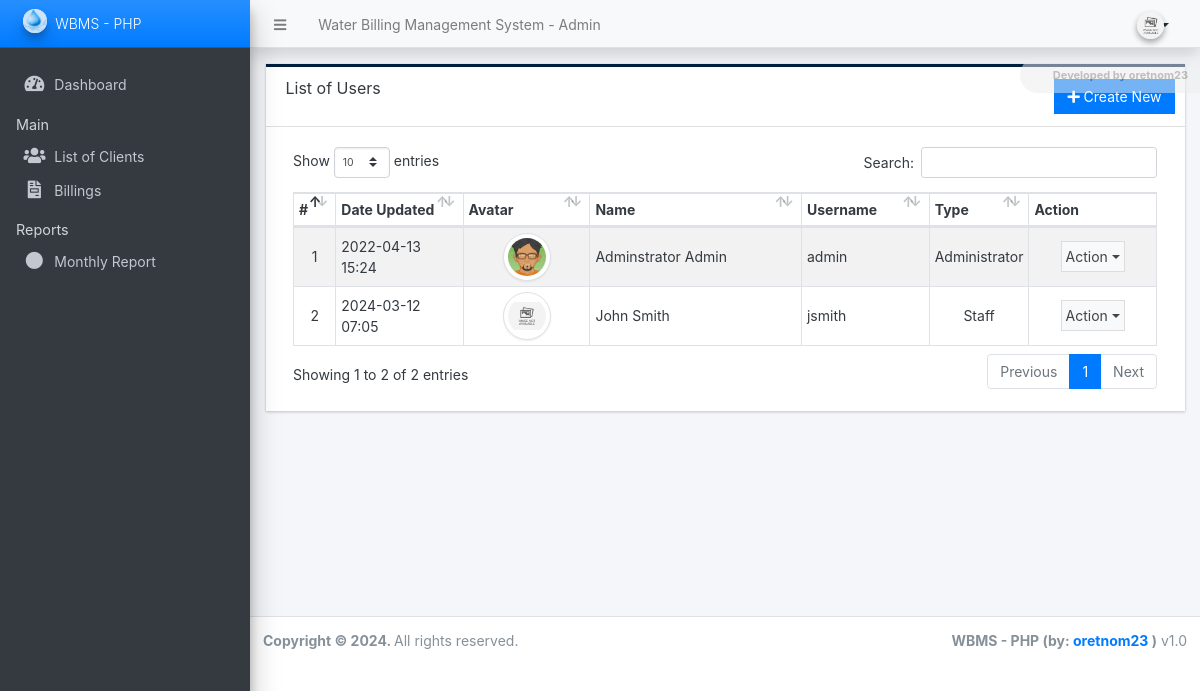
The app's page /admin/?page=user/list with its own data.
### tables this page shows
CREATE TABLE `users` (
  `id` int(50) NOT NULL,
  `firstname` varchar(250) NOT NULL,
  `middlename` text DEFAULT NULL,
  `lastname` varchar(250) NOT NULL,
  `username` text NOT NULL,
  `password` text NOT NULL,
  `avatar` text DEFAULT NULL,
  `last_login` datetime DEFAULT NULL,
  `type` tinyint(1) NOT NULL DEFAULT 0,
  `date_added` datetime NOT NULL DEFAULT current_timestamp(),
  `date_updated` datetime DEFAULT current_timestamp() ON UPDATE current_timestamp()
);

### classes/DBConnection.php (called while the page is built, shortened)
<?php
class DBConnection{
    private $host = DB_SERVER;
    private $username = DB_USERNAME;
    private $password = DB_PASSWORD;
    private $database = DB_NAME;
    public $conn;
    public function __construct(){
        if (!isset($this->conn)) {
            $this->conn = new mysqli($this->host, $this->username, $this->password, $this->database);
        }
    }
}
?>

### classes/SystemSettings.php (called while the page is built, shortened)
<?php
class SystemSettings extends DBConnection{
	function userdata($field = ''){
		if(!empty($field)){
			if(isset($_SESSION['userdata'][$field]))
				return $_SESSION['userdata'][$field];
			else
				return null;
		}else{
			return false;
		}
	}
}
$_settings = new SystemSettings();
?>

### config.php (called while the page is built, shortened)
<?php
require_once('classes/DBConnection.php');
require_once('classes/SystemSettings.php');
function validate_image($file){
	if(!empty($file)){
        $ex = explode("?",$file);
        $file = $ex[0];
        $ts = isset($ex[1]) ? "?".$ex[1] : '';
		if(is_file(base_app.$file)){
			return base_url.$file.$ts;
		}else{
			return base_url.'dist/img/no-image-available.png';
		}
	}else{
		return base_url.'dist/img/no-image-available.png';
	}
}
?>

### admin/user/list.php (the view, shortened to what this page needs)
<div class="card card-outline rounded-0 card-navy">
	<div class="card-header">
		<h3 class="card-title">List of Users</h3>
		<div class="card-tools">
			<a href="./?page=user/manage_user" id="create_new" class="btn btn-flat btn-primary"><span class="fas fa-plus"></span>  Create New</a>
		</div>
	</div>
	<div class="card-body">
        <div class="container-fluid">
			<table class="table table-hover table-striped table-bordered" id="list">
				<colgroup>
					<col width="5%">
					<col width="15%">
					<col width="15%">
					<col width="25%">
					<col width="15%">
					<col width="10%">
					<col width="15%">
				</colgroup>
				<thead>
					<tr>
						<th>#</th>
						<th>Date Updated</th>
						<th>Avatar</th>
						<th>Name</th>
						<th>Username</th>
						<th>Type</th>
						<th>Action</th>
					</tr>
				</thead>
				<tbody>
					<?php
					$i = 1;
						$qry = $conn->query("SELECT *, concat(firstname,' ', lastname) as `name` from `users` where id != '{$_settings->userdata('id')}' order by concat(firstname,' ', lastname) asc ");
						while($row = $qry->fetch_assoc()):
					?>
						<tr>
							<td class="text-center"><?php echo $i++; ?></td>
							<td><?php echo date("Y-m-d H:i",strtotime($row['date_updated'])) ?></td>
							<td class="text-center">
                                <img src="<?= validate_image($row['avatar']) ?>" alt="" class="img-thumbnail rounded-circle user-avatar">
                            </td>
							<td><?php echo $row['name'] ?></td>
							<td><?php echo $row['username'] ?></td>
							<td class="text-center">
                                <?php if($row['type'] == 1): ?>
                                    Administrator
                                <?php elseif($row['type'] == 2): ?>
                                    Staff
                                <?php else: ?>
									N/A
                                <?php endif; ?>
                            </td>
							<td align="center">
								 <button type="button" class="btn btn-flat p-1 btn-default btn-sm dropdown-toggle dropdown-icon" data-toggle="dropdown">
				                  		Action
				                  </button>
							</td>
						</tr>
					<?php endwhile; ?>
				</tbody>
			</table>
		</div>
	</div>
</div>

### admin/user/list.php (style rules this page uses)
.user-avatar { width:3rem; height:3rem; object-fit:scale-down; object-position:center center; }

### records on screen
users: date_updated "2022-04-13 15:24", avatar (picture), name "Adminstrator Admin", username "admin", type "Administrator"
users: date_updated "2024-03-12 07:05", shows a picture, name "John Smith", username "jsmith", type "Staff"

### other values on screen
$_settings->info('name') "Water Billing Management System"
$_settings->info('short_name') "WBMS - PHP"
